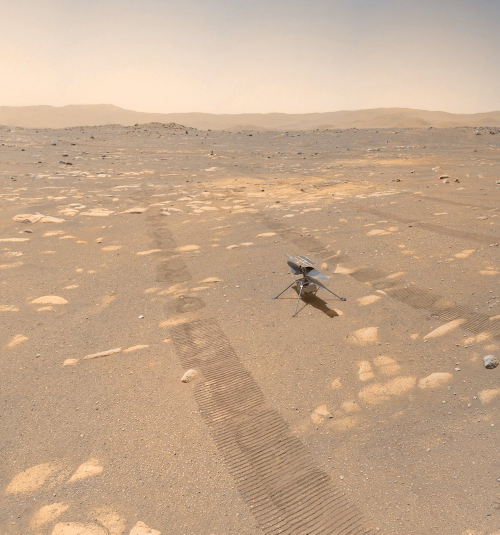
#> input picture processingTesting/references/InClass1/mars.jpg, 1000 x 1069 px, given in place of bridge2.mp4, which was not available (shown at 1/2 size)
$ jupyter execute DSCI2012_video.ipynb   (older library calls are emulated)   (text cells are left out)
#> lines starting #> are read from the running program, lines starting #| are printed output that depends on the picture; pictures that were not available may be replaced by others from this repository, and a replacement may not be noted
[cell 1]
# CV2 - our hero library that lets us work with video
try:
    import cv2
except:
    !pip install opencv-python
    import cv2

# Import library that helps us deal with the file system and other operating system (os) stuff
import os

# numpy - for math
import numpy as np

#matplot lib for plots
import matplotlib.pyplot as plt

# Let's install and import Pillow - our old friend
try:
    from PIL import Image, ImageFilter
except:
    !pip install Pillow
    from PIL import Image, ImageFilter

[cell 2]
# Create a VideoCapture object to read the video

cap = cv2.VideoCapture('bridge2.mp4')

[cell 3]
while True:
    success, img = cap.read()
#> img is the input picture: shape (1069, 1000, 3); mean B, G, R 141.3, 168.1, 197.2
    # This will open an independent window
    if success:
        cv2.imshow("Our Cool Movie", img)
    # define an escape key as 'q' so we can stop the window
    if cv2.waitKey(1) & 0xFF==ord('q'): # quit when 'q' is pressed
#> (key q is pressed here)
        cap.release()
        break

cv2.destroyAllWindows()
cv2.waitKey(1) # normally unnecessary, but it fixes a bug on MacOS where the window doesn't close

[cell 4]
cap = cv2.VideoCapture('bridge2.mp4')
while True:
    success, img = cap.read()

    # alright, let's change the image that makes up each frame
    # this uses something called a "Sobel" operator to detect edges
    # you can read about that here: https://docs.opencv.org/3.4/d2/d2c/tutorial_sobel_derivatives.html
    if success:
        ourChangedImage = cv2.Sobel(img, cv2.CV_64F, 0, 1, ksize=5)
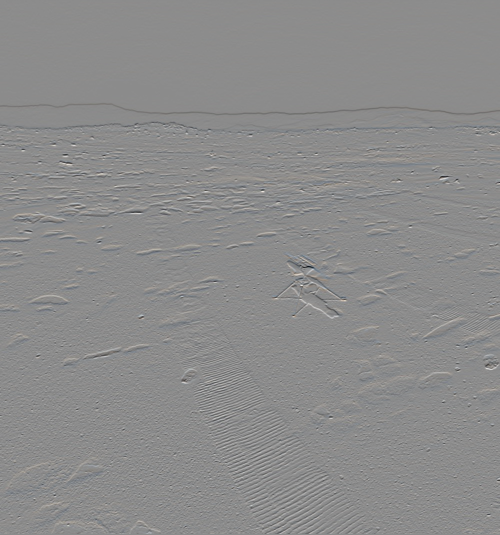
#> ourChangedImage: shape (1069, 1000, 3) float64 (shown at 1/2 size); mean B, G, R -5.4, -2.2, 1; drawn with min black and max white

        # This will open an independent window
        cv2.imshow("Our Image Manipulation Experiment", ourChangedImage)
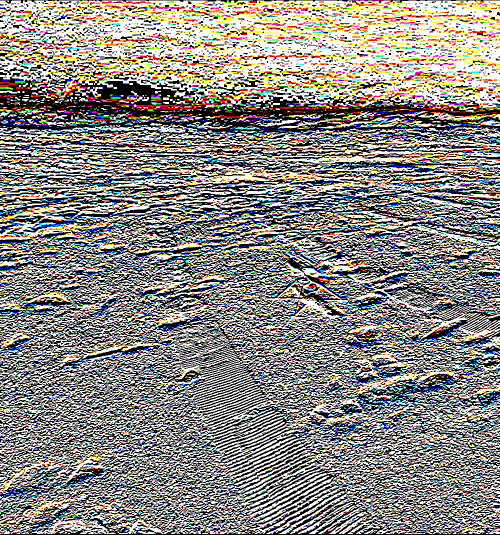
#> window 'Our Image Manipulation Experim': shape (1069, 1000, 3) (shown at 1/2 size); mean B, G, R 132.2, 136.8, 140.3
    # define an escape key as 'q' so we can stop the window
    if cv2.waitKey(1) & 0xFF==ord('q'): # quit when 'q' is pressed
#> (key q is pressed here)
        cap.release()
        break

cv2.destroyAllWindows()
cv2.waitKey(1) # normally unnecessary, but it fixes a bug on MacOS where the window doesn't close

[cell 5]
cap = cv2.VideoCapture('bridge2.mp4')
while True:
    success, img = cap.read()

    if success:
        # alright, let's change the image size by a percentage

        # percent of original size
        scale_percent = 40

        #figure out new width and height
        width = int(img.shape[1] * scale_percent / 100)
#> width = 400
        height = int(img.shape[0] * scale_percent / 100)
#> height = 427
        dim = (width, height)
#> dim = (400, 427)

        # resize image
        ourResizedImage = cv2.resize(img, dim, interpolation = cv2.INTER_AREA)
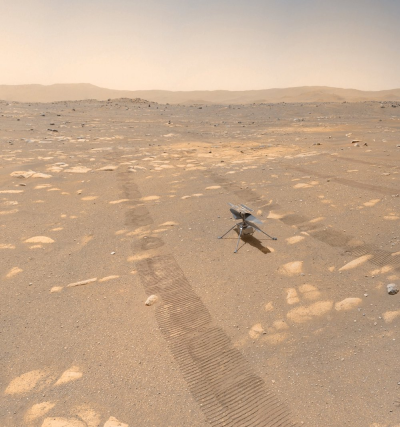
#> ourResizedImage: shape (427, 400, 3); mean B, G, R 141.3, 168.1, 197.2

        # This will open an independent window
        cv2.imshow("Our Image Resize Experiment", ourResizedImage)
    # define an escape key as 'q' so we can stop the window
    if cv2.waitKey(1) & 0xFF==ord('q'): # quit when 'q' is pressed
#> (key q is pressed here)
        cap.release()
        break

cv2.destroyAllWindows()
cv2.waitKey(1) # normally unnecessary, but it fixes a bug on MacOS where the window doesn't close

[cell 6]
# this function will show our video
# we're passing in the filename, the title for the window, and
# we're passing in a function that can be used to change the image

def bulldogVideoInator(fileName,windowTitle,imageManipulationFunction):
    cap = cv2.VideoCapture(fileName)
    while True:
        success, img = cap.read()
        if success:
            changedImage = imageManipulationFunction(img)
            cv2.imshow(windowTitle, changedImage)
        # define an escape key as 'q' so we can stop the window
        if cv2.waitKey(1) & 0xFF==ord('q'): # quit when 'q' is pressed
            cap.release()
            break

    cv2.destroyAllWindows()
    cv2.waitKey(1)

# here's a function that takes an image and a scale percent
# then returns the changed image

def imageResizer(img):

    scalePercent = 60

    #figure out new width and height
    width = int(img.shape[1] * scalePercent / 100)
#> width = 600
    height = int(img.shape[0] * scalePercent / 100)
#> height = 641
    dim = (width, height)
#> dim = (600, 641)
    # resize image
    return(cv2.resize(img, dim, interpolation = cv2.INTER_AREA))

# now, let's cleanly call the functions

#bulldogVideoInator('sample-15s.mp4','Our Elegantly Called Window',imageResizer)
bulldogVideoInator('bridge2.mp4','Our Elegantly Called Window',imageResizer)
#> (key q is pressed here)

[cell 7]
def imageBlur(img):
    #heck, we can even call our resizer from here
    imgSmaller = imageResizer(img)
    # return a blurred version
    return cv2.GaussianBlur(imgSmaller,(5,5),cv2.BORDER_DEFAULT)

# now, let's cleanly show the video and tell our function to use the imageBlur function we
# created

bulldogVideoInator('bridge2.mp4','Fuzzy Memories',imageBlur)
#> (key Esc is pressed here)

[cell 8]
bulldogVideoInator(0,'The Most Beautiful Person in the World',imageResizer)
